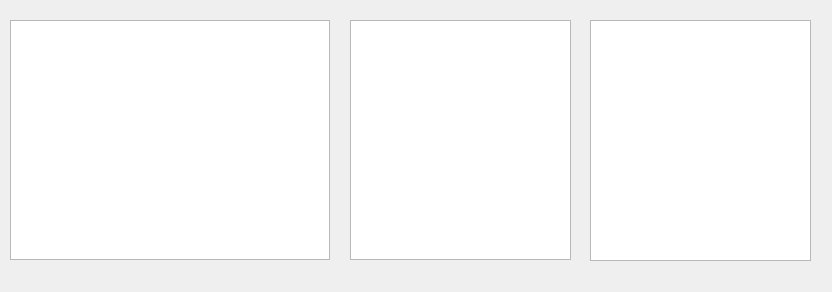
<?xml version="1.0" encoding="UTF-8"?>
<ui version="4.0">
 <class>guiDlg</class>
 <widget class="QWidget" name="guiDlg">
  <property name="geometry">
   <rect>
    <x>0</x>
    <y>0</y>
    <width>832</width>
    <height>292</height>
   </rect>
  </property>
  <property name="windowTitle">
   <string>displaybot</string>
  </property>
  <widget class="QGraphicsView" name="graphicsViewCamera">
   <property name="geometry">
    <rect>
     <x>10</x>
     <y>20</y>
     <width>320</width>
     <height>240</height>
    </rect>
   </property>
   <property name="sizePolicy">
    <sizepolicy hsizetype="Expanding" vsizetype="Expanding">
     <horstretch>0</horstretch>
     <verstretch>0</verstretch>
    </sizepolicy>
   </property>
   <property name="cursor" stdset="0">
    <cursorShape>ArrowCursor</cursorShape>
   </property>
   <property name="verticalScrollBarPolicy">
    <enum>Qt::ScrollBarAlwaysOff</enum>
   </property>
   <property name="horizontalScrollBarPolicy">
    <enum>Qt::ScrollBarAlwaysOff</enum>
   </property>
  </widget>
  <widget class="QGraphicsView" name="graphicsViewUltrasound">
   <property name="geometry">
    <rect>
     <x>350</x>
     <y>20</y>
     <width>221</width>
     <height>240</height>
    </rect>
   </property>
   <property name="verticalScrollBarPolicy">
    <enum>Qt::ScrollBarAlwaysOff</enum>
   </property>
   <property name="horizontalScrollBarPolicy">
    <enum>Qt::ScrollBarAlwaysOff</enum>
   </property>
  </widget>
  <widget class="QGraphicsView" name="graphicsViewJoyStick">
   <property name="geometry">
    <rect>
     <x>590</x>
     <y>20</y>
     <width>221</width>
     <height>241</height>
    </rect>
   </property>
   <property name="cursor" stdset="0">
    <cursorShape>CrossCursor</cursorShape>
   </property>
   <property name="mouseTracking">
    <bool>true</bool>
   </property>
   <property name="verticalScrollBarPolicy">
    <enum>Qt::ScrollBarAlwaysOff</enum>
   </property>
   <property name="horizontalScrollBarPolicy">
    <enum>Qt::ScrollBarAlwaysOff</enum>
   </property>
  </widget>
 </widget>
 <resources/>
 <connections/>
</ui>
